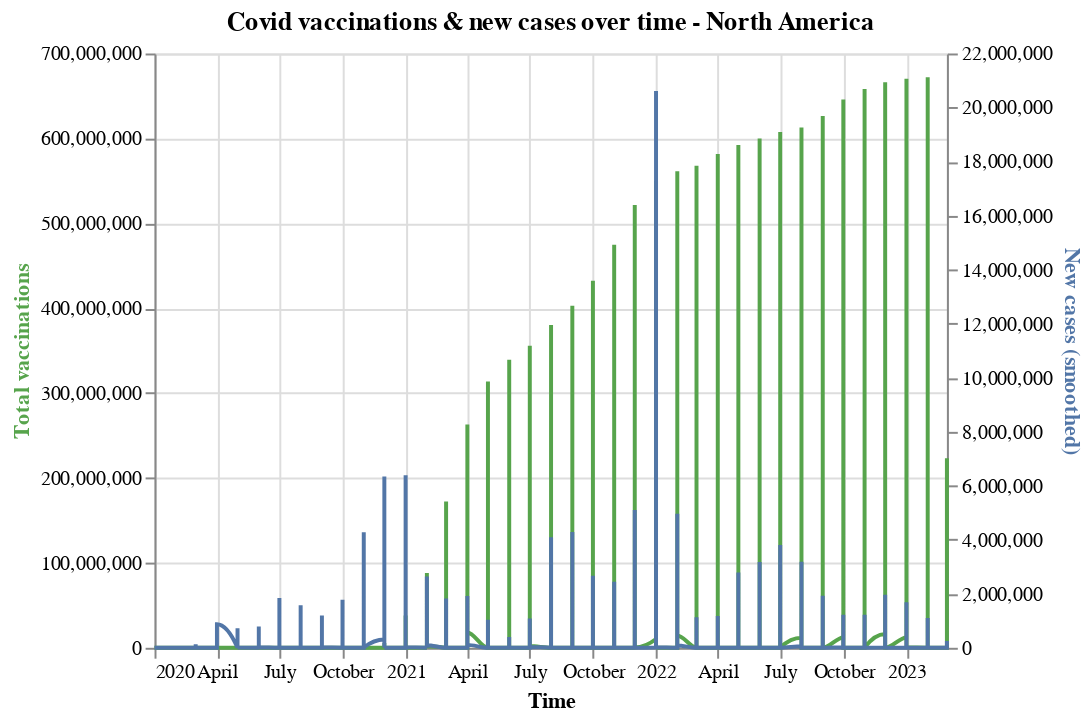

This figure's notebook cell:
### Markdown cell above
*Observe:* except for certain otliers were  new deaths per million and new cases spiked, there is a decreasing trend with increasing covid vaccination counts.

### Code cell
base = alt.Chart(data_grouped).encode(
    alt.X('month_year:T', axis=alt.Axis(title='Time'))
).properties(title='Covid vaccinations & new cases over time - North America')


line1 = base.mark_line(stroke='#57A44C', interpolate='monotone').encode(
    alt.Y('total_vaccinations',
          axis=alt.Axis(title=' Total vaccinations', titleColor='#57A44C'))
)

line2 = base.mark_line(stroke='#5276A7', interpolate='monotone').encode(
    alt.Y('new_cases_smoothed',
          axis=alt.Axis(title='New cases (smoothed)', titleColor='#5276A7'))
)


alt.layer(line1, line2).resolve_scale(
    y = 'independent'
)

### Figure 1 — Vega-Lite specification as saved in the notebook (floating-point values rounded to 4 significant figures; data arrays with more than 128 entries replaced by an {"elided": "..."} marker saying what was removed)
{"config": {"view": {"continuousWidth": 400, "continuousHeight": 300}}, "layer": [{"mark": {"type": "line", "interpolate": "monotone", "stroke": "#57A44C"}, "encoding": {"x": {"axis": {"title": "Time"}, "field": "month_year", "type": "temporal"}, "y": {"axis": {"title": " Total vaccinations", "titleColor": "#57A44C"}, "field": "total_vaccinations", "type": "quantitative"}}, "title": "Covid vaccinations & new cases over time - North America"}, {"mark": {"type": "line", "interpolate": "monotone", "stroke": "#5276A7"}, "encoding": {"x": {"axis": {"title": "Time"}, "field": "month_year", "type": "temporal"}, "y": {"axis": {"title": "New cases (smoothed)", "titleColor": "#5276A7"}, "field": "new_cases_smoothed", "type": "quantitative"}}, "title": "Covid vaccinations & new cases over time - North America"}], "data": {"name": "data-10f076ef03dd2ea76a880802c3c2923a"}, "resolve": {"scale": {"y": "independent"}}, "$schema": "https://vega.github.io/schema/vega-lite/v4.17.0.json", "datasets": {"data-10f076ef03dd2ea76a880802c3c2923a": {"elided": "1341 records"}}}
